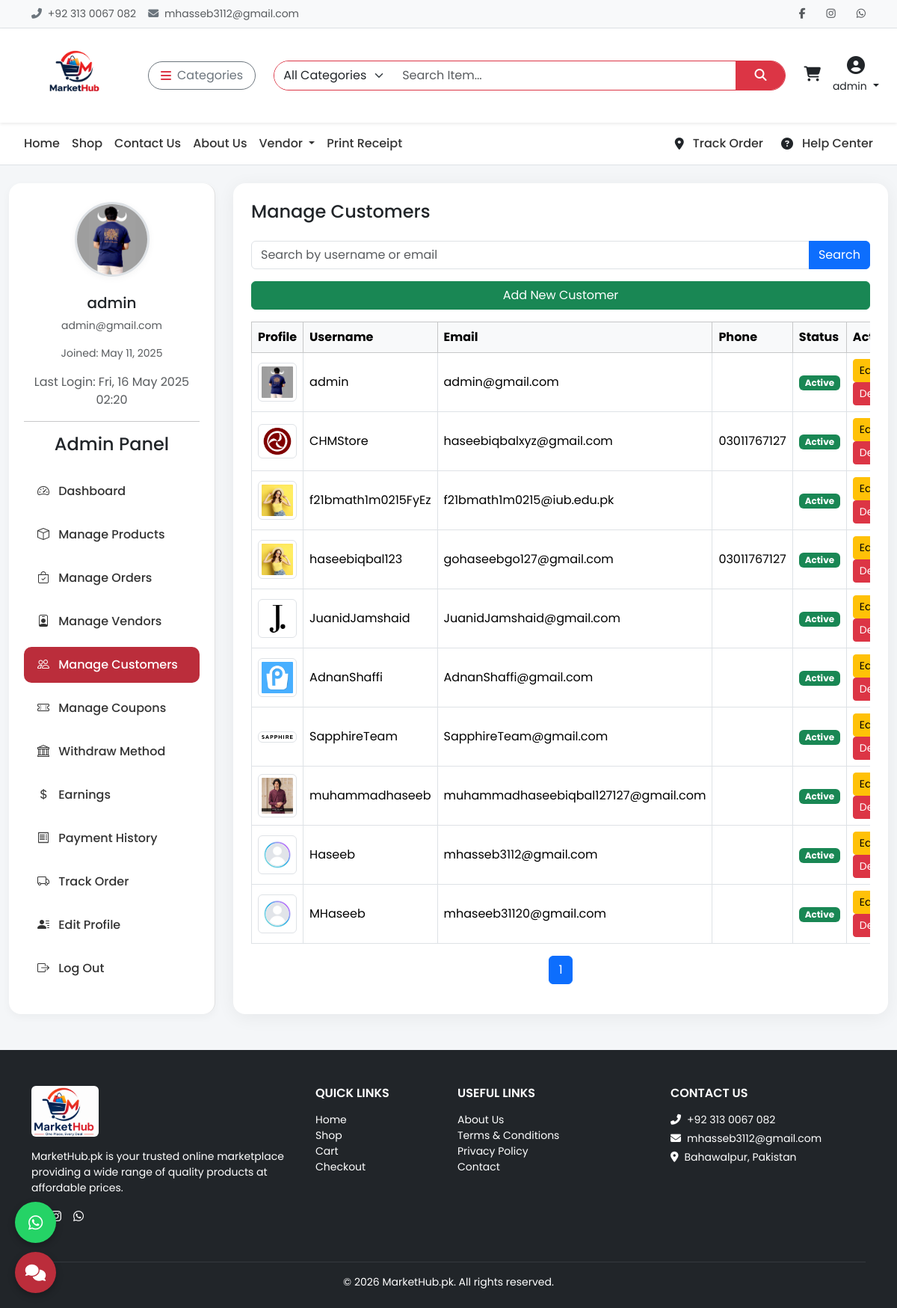
The page /admin-panel/customers/ (signed in) on the database its author committed.
### api/models.py (models this page shows, shortened)
class CustomUser(AbstractUser):
    email = models.EmailField(unique=True)
    phone = models.CharField(max_length=20, blank=True)
    profile_image = models.ImageField(upload_to='profiles/', blank=True, null=True)
    is_vendor = models.BooleanField(default=False)
    is_customer = models.BooleanField(default=True)
    address = models.TextField(blank=True)

### api/views.py (the view)
# urls.py: path('admin-panel/customers/', views.customer_list, name='customer_list'),
def customer_list(request):
    query = request.GET.get('q')
    customers = CustomUser.objects.filter(is_customer=True)
    if query:
        customers = customers.filter(Q(username__icontains=query) | Q(email__icontains=query))
    paginator = Paginator(customers, 10)
    page = request.GET.get('page')
    customers = paginator.get_page(page)
    return render(request, 'admin/customers_list.html', {'customers': customers})

### api/context_processors.py (called while the page is built)
def cart_total_items(request):
    cart = Cart.get_or_create_cart(request)
    return {'cart': cart}

def categories(request):
    return {
        "categories": Category.objects.all()
    }

### api/models.py (called while the page is built)
    @property
    def total_items(self):
        return sum(item.quantity for item in self.items.all())

    @staticmethod
    def get_or_create_cart(request):
        if request.user.is_authenticated:
            cart, _ = Cart.objects.get_or_create(user=request.user, session_key=None)
        else:
            session_key = request.session.session_key
            if not session_key:
                request.session.create()
                session_key = request.session.session_key
            cart, _ = Cart.objects.get_or_create(user=None, session_key=session_key)
        return cart

### templates/admin/customers_list.html (shortened to what this page needs)
{% extends 'base.html' %}
{% load static %}
{% block content %}
<div class="container-fluid mt-4">
  <div class="row">
    <div class="col-lg-3 mb-4 mb-lg-0">
      <div class="sidebar">
        <div class="text-center">
          <img
            src="{% if request.user.profile_image %}{{ request.user.profile_image.url }}{% else %}{% static 'images/default-user.png' %}{% endif %}"
            class="user-img" alt="User Image">
          <h5 class="mt-2">{{ request.user.username }}</h5>
          <p class="text-muted small">{{ request.user.email }}</p>
          <p class="small text-muted">Joined: {{ request.user.date_joined|date:"M d, Y" }}</p>
          {% if request.user.last_login %}
          <p class="text-muted">Last Login: {{ request.user.last_login|date:"D, d M Y H:i" }}</p>
          {% else %}
          <p class="text-muted">First login detected</p>
          {% endif %}
        </div>
        <hr>
        {% include 'includes/sidebar_admin.html' %}
      </div>
    </div>
    <div class="col-lg-9">
      <div class="card p-4">
        <h4 class="mb-4">Manage Customers</h4>
        <form method="get" class="mb-3">
          <div class="input-group">
            <input type="text" name="q" value="{{ request.GET.q }}" class="form-control"
              placeholder="Search by username or email">
            <button class="btn btn-primary">Search</button>
          </div>
        </form>
        <a href="{% url 'customer_create' %}" class="btn btn-success mb-3">Add New Customer</a>
        <div class="table-responsive">
          <table class="table table-bordered table-hover align-middle">
            <thead class="table-light">
              <tr>
                <th>Profile</th>
                <th>Username</th>
                <th>Email</th>
                <th>Phone</th>
                <th>Status</th>
                <th>Actions</th>
              </tr>
            </thead>
            <tbody>
              {% for customer in customers %}
              <tr>
                <td>
                  {% if customer.profile_image %}
                  <img src="{{ customer.profile_image.url }}" alt="Profile Image" class="img-thumbnail" width="60">
                  {% else %}
                  <img src="{% static 'images/default-user.png' %}" alt="Default Image" class="img-thumbnail"
                    width="60">
                  {% endif %}
                </td>
                <td>{{ customer.username }}</td>
                <td>{{ customer.email }}</td>
                <td>{{ customer.phone }}</td>
                <td>
                  {% if customer.is_active %}
                  <span class="badge bg-success">Active</span>
                  {% else %}
                  <span class="badge bg-danger">Inactive</span>
                  {% endif %}
                </td>
                <td>
                  <a href="{% url 'customer_edit' customer.pk %}" class="btn btn-sm btn-warning">Edit</a>
                  <a href="{% url 'customer_delete' customer.pk %}" class="btn btn-sm btn-danger"
                    onclick="return confirm('Are you sure you want to delete this customer?');">Delete</a>
                </td>
              </tr>
              {% empty %}
              <tr>
                <td colspan="6" class="text-center text-muted">No customers found.</td>
              </tr>
              {% endfor %}
            </tbody>
          </table>
        </div>
        <nav>
          <ul class="pagination justify-content-center">
            <li class="page-item active"><span class="page-link">{{ customers.number }}</span></li>
          </ul>
        </nav>
      </div>
    </div>
  </div>
</div>
{% include 'includes/footer.html' %}
{% endblock %}

### templates/includes/header.html (shortened to what this page needs)
{% load static %}
<div class="topbar border-bottom bg-light py-2 small">
  <div class="container d-flex justify-content-between align-items-center flex-wrap">
    <div class="text-muted d-flex align-items-center gap-3">
      <span><i class="fas fa-phone-alt me-1 text-secondary"></i> +92 313 0067 082</span>
      <span><i class="fas fa-envelope me-1 text-secondary"></i> mhasseb3112@gmail.com</span>
    </div>
    <div class="d-flex align-items-center gap-3 mt-2 mt-md-0">
      <a href="https://www.facebook.com/mhaseeb.haseeb.5817" class="text-muted"><i class="fab fa-facebook-f"></i></a>
      <a href="https://www.instagram.com/muhammadhaseeb012" class="text-muted"><i class="fab fa-instagram"></i></a>
      <a href="https://wa.me/923130067082" class="text-muted"><i class="fab fa-whatsapp"></i></a>
    </div>
  </div>
</div>
<nav class="navbar navbar-expand-lg bg-white shadow-sm sticky-top">
  <div class="container-fluid px-4">
    <a class="navbar-brand me-4 d-flex align-items-center" href="{% url 'home' %}">
      <img src="{% static 'images/logo-1.png' %}" alt="MarketHub" class="img-fluid" style="height: 100px; width: auto;">
    </a>
    <div class="dropdown me-3">
      <button class="btn btn-outline-secondary d-flex align-items-center rounded-pill px-3" type="button"
        data-bs-toggle="dropdown">
        <i class="fas fa-bars me-2 text-danger"></i> Categories
      </button>
    </div>
    <form class="d-flex flex-grow-1 mx-2" method="GET" action="{% url 'search_products' %}">
      <div class="input-group rounded-pill overflow-hidden border border-danger">
        <select name="category" class="form-select border-0" style="max-width: 160px;">
          <option value="">All Categories</option>
        </select>
        <input type="search" name="q" class="form-control border-0" placeholder="Search Item..." required>
        <button class="btn btn-danger rounded-0 px-4" type="submit"><i class="fas fa-search"></i></button>
      </div>
    </form>
    <div class="d-flex align-items-center ms-3 gap-3">
      <a href="#" id="cart-icon" class="text-dark position-relative" data-bs-toggle="offcanvas"
        data-bs-target="#cartSidebar">
        <i class="fas fa-shopping-cart fs-5"></i>
        <br>
      </a>
      {% if user.is_authenticated %}
      <div class="dropdown text-center">
        <a href="#" class="text-dark text-decoration-none dropdown-toggle" data-bs-toggle="dropdown">
          <i class="fas fa-user-circle fs-4"></i><br>
          <small>{{ user.username }}</small>
        </a>
      </div>
      {% else %}
      <a href="#" class="text-dark text-decoration-none text-center" data-bs-toggle="modal"
        data-bs-target="#loginModal">
        <i class="fas fa-sign-in-alt fs-5"></i><br><small>Login</small>
      </a>
      {% endif %}
    </div>
  </div>
</nav>

### templates/base.html (style rules this page uses)
* { font-family: 'Poppins', sans-serif; }
body { background-color: #f4f4f4; }
.topbar { background-color: #f8f9fa; font-size: 14px; padding: 6px 0; }
.topbar a { color: #333; margin-left: 12px; transition: color 0.2s ease; }
.navbar-brand img { height: 44px; }

### templates/admin/customers_list.html (style rules this page uses)
body { background-color: #f4f6f8; font-family: 'Poppins', sans-serif; }
.sidebar { background: #fff; padding: 25px 20px; border-right: 1px solid #e0e0e0; min-height: 100%; border-radius: 16px; box-shadow: 0 4px 12px rgba(0, 0, 0, 0.04); }
.user-img { width: 100px; height: 100px; object-fit: cover; border-radius: 50%; margin-bottom: 15px; border: 3px solid #dee2e6; box-shadow: 0 2px 10px rgba(0, 0, 0, 0.05); }
.card { border-radius: 16px; box-shadow: 0 4px 24px rgba(0, 0, 0, 0.06); border: none; }

### rows shown on the page
CustomUser: username "admin", profile_image (picture), user.username "admin", user.email "admin@gmail.com", user.date_joined "May 11, 2025", user.last_login "Fri, 16 May 2025 02:20", email "admin@gmail.com", is_active "Active"
CustomUser: profile_image (picture), username "CHMStore", email "haseebiqbalxyz@gmail.com", phone "03011767127", is_active "Active"
CustomUser: profile_image (picture), username "f21bmath1m0215FyEz", email "f21bmath1m0215@iub.edu.pk", is_active "Active"
CustomUser: profile_image (picture), username "haseebiqbal123", email "gohaseebgo127@gmail.com", phone "03011767127", is_active "Active"
CustomUser: profile_image (picture), username "JuanidJamshaid", email "JuanidJamshaid@gmail.com", is_active "Active"
CustomUser: profile_image (picture), username "AdnanShaffi", email "AdnanShaffi@gmail.com", is_active "Active"
CustomUser: profile_image (picture), username "SapphireTeam", email "SapphireTeam@gmail.com", is_active "Active"
CustomUser: profile_image (picture), username "muhammadhaseeb", email "muhammadhaseebiqbal127127@gmail.com", is_active "Active"
CustomUser: username "Haseeb", email "mhasseb3112@gmail.com", is_active "Active"
CustomUser: username "MHaseeb", email "mhaseeb31120@gmail.com", is_active "Active"

### other values the page prints
{{ customers.number }} "1"
{{ year|default:2026 }} "2026"
